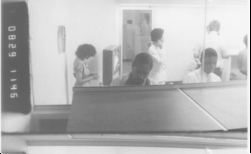
#> input picture imgs/BANKVID.TIF, 251 x 154 px
$ jupyter execute tp01_b.ipynb
#> lines starting #> are read from the running program, lines starting #| are printed output that depends on the picture; after the words box and inside, x2 and y2 are one past the last pixel; in counts of white or black regions, pixels touching at a corner belong together
### img_aux.py
import numpy as np

#histograma de una imágen
def img_histogram (img):
    hist = np.zeros(256, dtype=np.uint32)
    for i in img:
        for j in i:
            hist[j] += 1
    return hist

### img_basic.py
import numpy as np
from math import log, fabs, floor

#img numpy geryscale
#map numpy[256] int8
def img_applymap (img, map):
    for i in range(img.shape[0]):
        for j in range(img.shape[1]):
            img[i,j] = map[img[i,j]]
    return img

#normal map
# [13 lines left out: functions map_normal, map_brightness, not called in this run]

def img_brightness (img, value):
    return img_applymap(img, map_brightness(value))

#constraste
# [10 lines left out: function map_contrast, not called in this run]

def img_contrast (img, percent, value = None):
    return img_applymap(img, map_contrast(percent, value))

#negativo
# [5 lines left out: function map_negative, not called in this run]

def img_negative (img):
    return img_applymap(img, map_negative())

#BIT-Plane
# [5 lines left out: function map_bitplane, not called in this run]

def img_bitplane (img, bit):
    return img_applymap(img, map_bitplane(bit))

# [5 lines left out: function map_mask, not called in this run]

def img_mask (img, mask):
    return img_applymap(img, map_mask(mask))


#Contrast Stretching

# points np = [[x0, y0],[x1, y1]]
def interpol (x, points):
  return points[0][1] + (x - points[0][0]) * (points[1][1] - points[0][1]) / (points[1][0] - points[0][0])

def map_contrast_stretching (points):
    map = np.ndarray(256)

    # corrige points si le falta el 0,0 o el 255,255
    (len,par) = points.shape
    if (points[0][0] != 0):
        points = np.append([0,0], points)
        len = len + 1
        points = np.reshape(points,(len,par))

    if (points[len-1][0] != 255):
        points = np.append(points, [255,255])
        len = len + 1
        points = np.reshape(points,(len,par))

    #crea mapa con las interpolaciones
    j = 1
    for i in range(256):
        if (i > points[j][0]):
            j = j + 1
        map[i] = interpol (i, [points[j-1], points[j]])

    return map

def img_contrast_stretching (img, points):
    return img_applymap(img, map_contrast_stretching (points))


#Gray - level slicing
# dos variables de umbral, valor fijo, y tipo lineal o cero

# [5 lines left out: function slicing_type_linear, not called in this run]

def slicing_type_zero (input, t1, t2, value):
    if (input >= t1 and input <= t2):
        return value
    else:
        return 0

# [11 lines left out: functions slicing_type_glow, slicing_type_glow_zero, not called in this run]


def map_gray_level_slicing (t1, t2, value, type = 'linear'):
    slicing_func = {
        'linear': slicing_type_linear,
        'zero': slicing_type_zero,
        'glow': slicing_type_glow,
        'glow_zero': slicing_type_glow_zero
    }

    map = np.ndarray(256)
    for i in range(256):
        map[i] = min(max(slicing_func[type](i, t1, t2, value),0),255)

    return map

def img_gray_level_slicing (img, t1, t2, value, type = 'linear'):
    return img_applymap(img, map_gray_level_slicing (t1, t2, value, type))

#Compresión de rango dinámico
# [5 lines left out: function map_dynamic_range_compression_b, not called in this run]

def img_dynamic_range_compression_b (img,c):
    return img_applymap(img, map_dynamic_range_compression_b(c))

# [6 lines left out: function map_dynamic_range_compression, not called in this run]

def img_dynamic_range_compression (img):
    return img_applymap(img, map_dynamic_range_compression())

### tp01_b.ipynb
[cell 1]
import cv2 as cv
import numpy as np
import matplotlib.pyplot as plt
from img_basic import *
from img_aux import *

[cell 2]
img = cv.imread("imgs/BANKVID.TIF", cv.IMREAD_GRAYSCALE)
#> img is the input picture: shape (154, 251); min 0, max 250, mean 181.2
assert img is not None, "Image not found"
print (type(img))
#| <class 'numpy.ndarray'>
print (img.shape)
#| (154, 251)
plt.imshow(img, 'gray')

[cell 3]
face = img[45:75, 190:220]
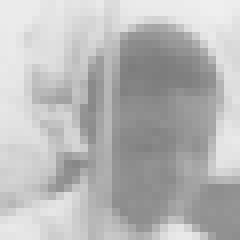
#> face: shape (30, 30) (shown 8 times larger); min 125, max 239, mean 184.3
plt.imshow(face, 'gray')

[cell 4]
plt.plot(img_histogram(face))
#> the loop in img_histogram, `for i in img:` made 30 passes
#> after the loop in img_histogram, `for i in img:`: hist = 256 values, max 23 at index 143, min 0 at index 0, mean 3.52
plt.show()
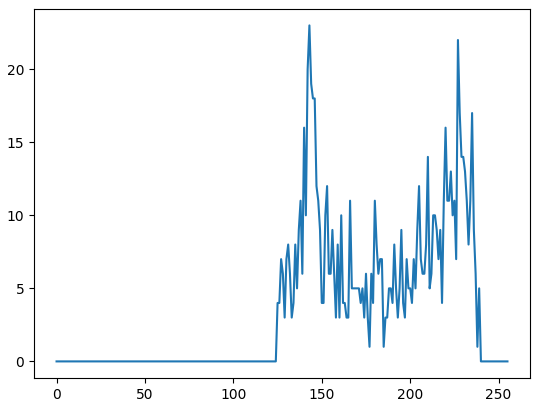
#> figure drawn by matplotlib, 1 panel; curve peaks at x = 143, y = 23

[cell 5]
plt.imshow(img_gray_level_slicing (img.copy(), 130, 180, 50, type = 'zero'), 'gray')
#> after the loop in img_applymap, `for i in range(img.shape[0]):`:
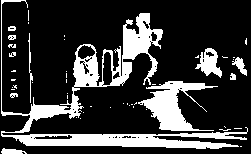
#> img: shape (154, 251); values 0 (black) and 50 (white), 22.3% white; 49 white regions (37 under 20 px), largest, box (x1, y1, x2, y2) and area: (1, 0, 248, 149) 5925, (138, 81, 218, 131) 1647, (195, 48, 222, 78) 408

[cell 6]
#mejorando la cara del empleado de la derecha
points = np.array([[130,45],[180,160]])
der = img_contrast_stretching (img.copy(), points)
#> after the loop in img_applymap (call 2), `for i in range(img.shape[0]):`:
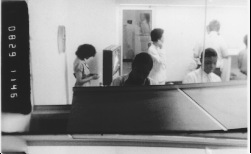
#> img: shape (154, 251); min 0, max 248, mean 147.7
plt.imshow(der, 'gray')

[cell 7]
plt.imshow(img_gray_level_slicing (img.copy(), 100, 130, 50, type = 'zero'), 'gray')
#> after the loop in img_applymap (call 3), `for i in range(img.shape[0]):`:
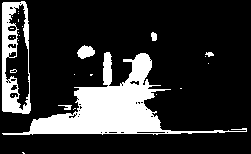
#> img: shape (154, 251); values 0 (black) and 50 (white), 19.6% white; 27 white regions (21 under 20 px), largest, box (x1, y1, x2, y2) and area: (2, 52, 247, 135) 5641, (2, 1, 31, 114) 1594, (77, 45, 95, 59) 169, (151, 32, 157, 41) 44, (58, 105, 72, 110) 37, (205, 52, 214, 57) 29

[cell 8]
#mejorando la cara del empleado de la izquierda
points = np.array([[100,75],[130,210]])
izq = img_contrast_stretching (img.copy(), points)
#> after the loop in img_applymap (call 4), `for i in range(img.shape[0]):`:
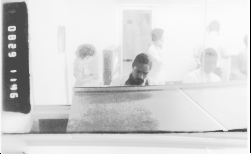
#> img: shape (154, 251); min 0, max 253, mean 212.3
plt.imshow(izq, 'gray')

[cell 9]
#promediar fotos izq y der
b = np.zeros((img.shape[0], img.shape[1]))
for i in range(img.shape[0]):
    for j in range(img.shape[1]):
        b[i,j] = (izq[i,j] * 0.35 + der[i,j] * 0.65)
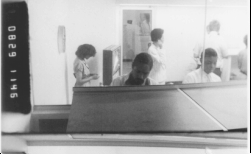
#> b: shape (154, 251) float64; min 0, max 249.8, mean 170.3

plt.imshow(b, 'gray')

[cell 10]
plt.imshow(img, 'gray')

$ run again, with imgs/pio.jpeg saved as imgs/BANKVID.TIF
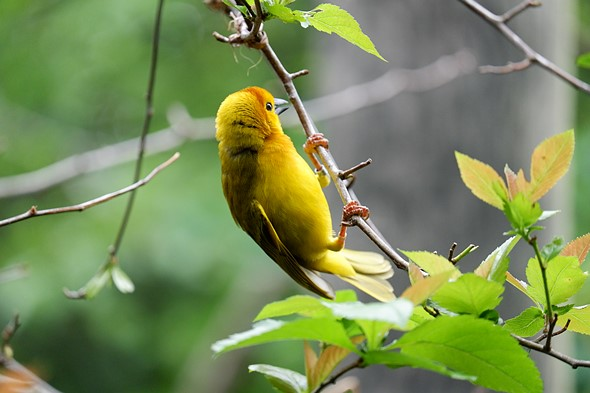
#> input picture imgs/pio.jpeg, 590 x 393 px
#| <class 'numpy.ndarray'>
#| (393, 590)
#> the loop in img_histogram, `for i in img:` made 30 passes
#> after the loop in img_histogram, `for i in img:`: hist = 256 values, max 112 at index 108, min 0 at index 0, mean 3.52
#> after the loop in img_applymap, `for i in range(img.shape[0]):`:
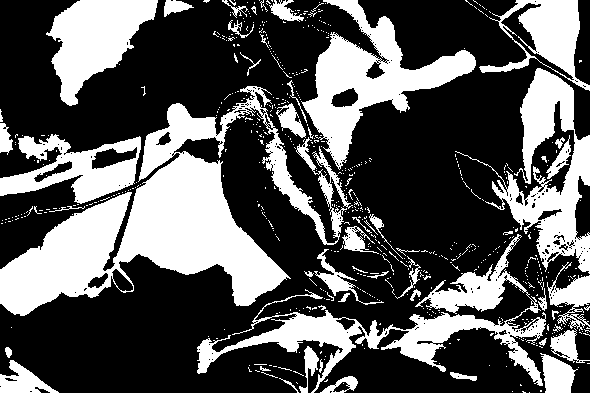
#> img: shape (393, 590); values 0 (black) and 50 (white), 34.7% white; 621 white regions (569 under 20 px), largest, box (x1, y1, x2, y2) and area: (0, 86, 353, 316) 27058, (197, 234, 546, 393) 10239, (301, 0, 476, 170) 9401
#> after the loop `for i in range(img.shape[0]):`:
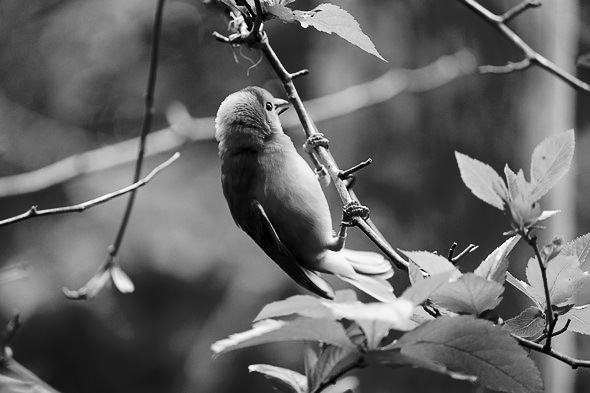
#> b: shape (393, 590) float64; min 0, max 255, mean 101.6
